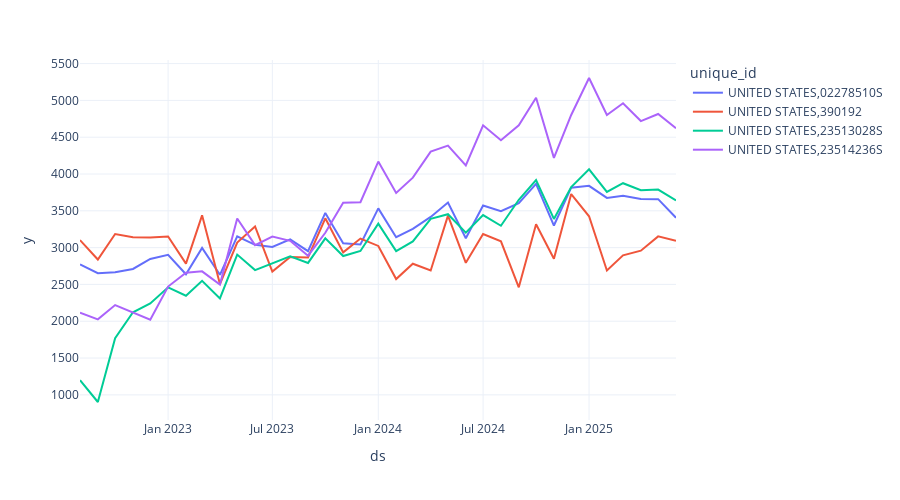

Here is the notebook cell this chart was saved with:
### Code cell
px.line(df1.filter(pl.col('cluster')==3).sort('ds'),x='ds',y='y',color='unique_id',facet_col_wrap=2,height=500)
